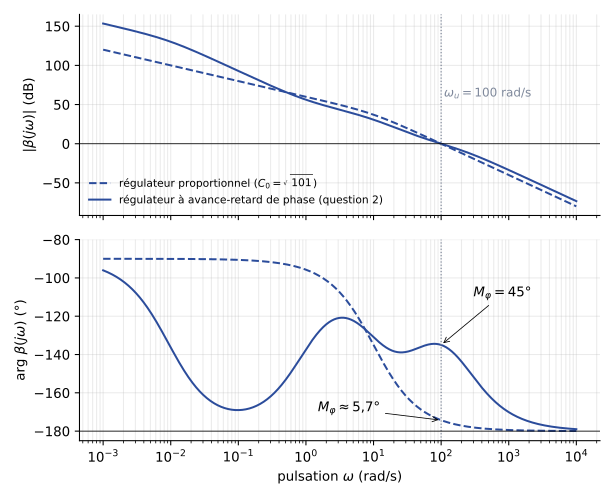

Write Python code to recreate this figure.
"""Partiel AU201 du 10 janvier 2014, partie B : diagramme de Bode de la boucle ouverte
beta(jw) = C(jw) G'(jw), G'(p) = 100 / (p (1 + p/10)), avec un régulateur proportionnel
(question 1, wu = 100 rad/s) puis avec le régulateur à avance-retard de phase de la
question 2 (marge de phase 45° à wu). Valeurs calculées dans le corrigé.
Régénérer : python ann-2013-cl-bode.py"""
import numpy as np
import matplotlib
matplotlib.use("Agg")
import matplotlib.pyplot as plt
plt.rcParams.update({"font.family": "sans-serif", "font.size": 10, "svg.fonttype": "none"})
w0p, w0, wu = 100.0, 10.0, 100.0
w = np.logspace(-3, 4, 2000)
p = 1j * w
G = w0p / (p * (1 + p / w0))
Cp = np.sqrt(101.0)                         # proportionnel : |beta(j wu)| = 1
a = 4.5615                                  # rapport w2'/w1' de l'avance de phase
w1p, w2p = wu / np.sqrt(a), wu * np.sqrt(a)
w1, w2 = w1p / 50, w1p / 5000
C0 = 470.53
C = C0 * (1 + p / w1) * (1 + p / w1p) / ((1 + p / w2) * (1 + p / w2p))
bP, bC = Cp * G, C * G
k = np.argmin(abs(w - wu))
assert abs(abs(bC[k]) - 1) < 0.01 and abs(np.degrees(np.angle(bC[k])) + 135) < 0.3
fig, (a1, a2) = plt.subplots(2, 1, figsize=(6.4, 5.2), sharex=True)
for b, st, lab in ((bP, "--", "régulateur proportionnel ($C_0 = \\sqrt{101}$)"),
                   (bC, "-", "régulateur à avance-retard de phase (question 2)")):
    a1.semilogx(w, 20 * np.log10(abs(b)), st, color="#2B4C9B", lw=1.5, label=lab)
    a2.semilogx(w, np.degrees(np.unwrap(np.angle(b))), st, color="#2B4C9B", lw=1.5)
for ax in (a1, a2):
    ax.axvline(wu, color="#7E889B", ls=":", lw=0.9)
    ax.grid(alpha=0.25, which="both"); ax.spines[["top", "right"]].set_visible(False)
a1.axhline(0, color="k", lw=0.6)
a2.axhline(-180, color="k", lw=0.6)
a2.annotate("$M_\\varphi = 45°$", (wu, -135), (300, -110), arrowprops=dict(arrowstyle="->", lw=0.6))
a2.annotate("$M_\\varphi \\approx 5{,}7°$", (wu, -174.3), (1.5, -170), arrowprops=dict(arrowstyle="->", lw=0.6))
a1.text(wu * 1.1, 60, "$\\omega_u = 100$ rad/s", color="#7E889B", fontsize=9)
a1.set_ylabel("$|\\beta(j\\omega)|$ (dB)"); a2.set_ylabel("arg $\\beta(j\\omega)$ (°)")
a2.set_xlabel("pulsation $\\omega$ (rad/s)"); a2.set_ylim(-185, -80)
a1.legend(fontsize=8, frameon=False, loc="lower left")
fig.tight_layout(); fig.savefig(__file__.replace(".py", ".svg"))
